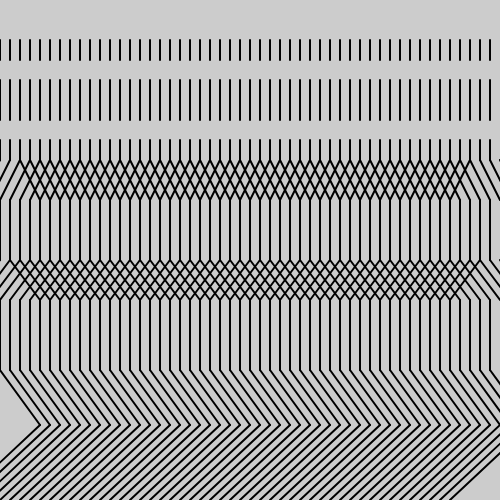
Frame 1 (no input)
Frame 60 (no input): identical to frame 1, image omitted
Frame 120 (the mouse pressed at the canvas centre since frame 60): identical to frame 1, image omitted

The p5.js sketch that drew this single still picture (run headless with seeded random() and noise() and a simulated clock; from frame 60 on, the mouse is pressed at the canvas centre):

// p5.js sketch
// ── sketch.js
x = 250
function setup() {
  createCanvas(500,500);
  strokeWeight(2);
}

function draw() {
 background(204);
 for (var i = 0; i < 500; i+= 10){
   line(i,40,i,60);
   line(i,120,i,80);
   line(i,140,i,160);
   line(i+20,160,i+40,200);
   line(i-20,160,i-40,200);
   line(i,200,i,260);
   line(i+10,260,i+40,300);
   line(i-10,260,i-40,300);
   line(i,300,i,370);
   line(i,370,i+40,425);
   line(i+40,425,i-40,500);
 }
}
